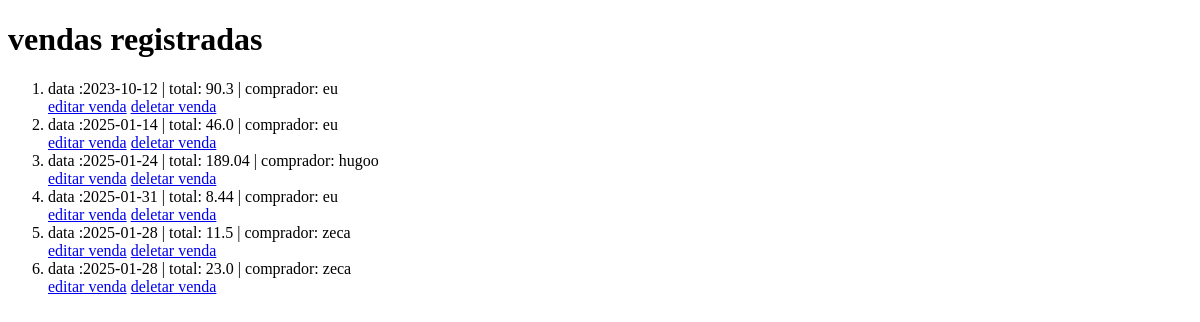
Page /vendas/ on the earlier database version.
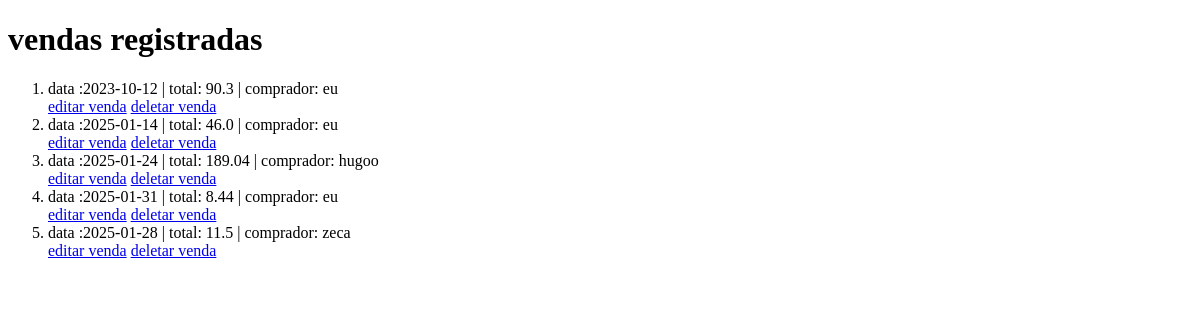
Same page on the later database version.
### models/vendas.py (models this page shows, shortened)
class Venda(Base):
    __tablename__ = 'tb_vendas'
    ven_id: Mapped[int] = mapped_column(primary_key=True, autoincrement=True)
    ven_data: Mapped[str] = mapped_column(nullable=False)
    ven_total: Mapped[float] = mapped_column(nullable=False)
    ven_cli_id: Mapped[int] = mapped_column(ForeignKey('tb_clientes.cli_id'))
    clientes: Mapped[List["Cliente"]] = relationship("Cliente", back_populates='vendas')

### models/clientes.py (models this page shows, shortened)
class Cliente(Base, UserMixin):
    __tablename__ = 'tb_clientes'
    cli_id:Mapped[int] = mapped_column(primary_key = True, autoincrement=True)
    cli_nome:Mapped[str] = mapped_column(nullable=False)
    cli_email:Mapped[str] = mapped_column(unique = True, nullable=False)
    cli_telefone:Mapped[str] = mapped_column(nullable=False)
    cli_endereco:Mapped[str] = mapped_column(nullable=False)
    vendas: Mapped[list["Venda"]] = relationship("Venda", back_populates="clientes")

### controllers/vendas.py (the view)
@venda_bp.route('/', methods=['POST', 'GET'])
def view():
    if request.method == 'POST':
        ordem = request.form['ordem']
        vendas = Venda.all(ordem=ordem)
    elif request.method == 'GET':
        sql = text(f"SELECT * FROM tb_vendas JOIN tb_clientes ON ven_cli_id = cli_id")
        vendas = session.execute(sql)
    return render_template('vendas/view.html', vendas = vendas)

### templates/vendas/view.html (shortened to what this page needs)
{% extends "model.html" %}
{% block content %}
<h1>vendas registradas</h1>
<div>
    <ol>
        {% for venda in vendas %}
            <li>data :{{venda.ven_data}} | total: {{venda.ven_total}} | comprador: {{venda.cli_nome}}</li>
            <a href="{{url_for('venda.edit', venda_id=venda.ven_id)}}">editar venda</a>
            <a href="{{url_for('venda.remove', venda_id=venda.ven_id)}}">deletar venda</a>
        {% endfor %}
    </ol>
</div>
{% endblock %}

Differences in the rows shown:
removed Venda: ven_data "2025-01-28", ven_total "23.0", cli_nome "zeca"
